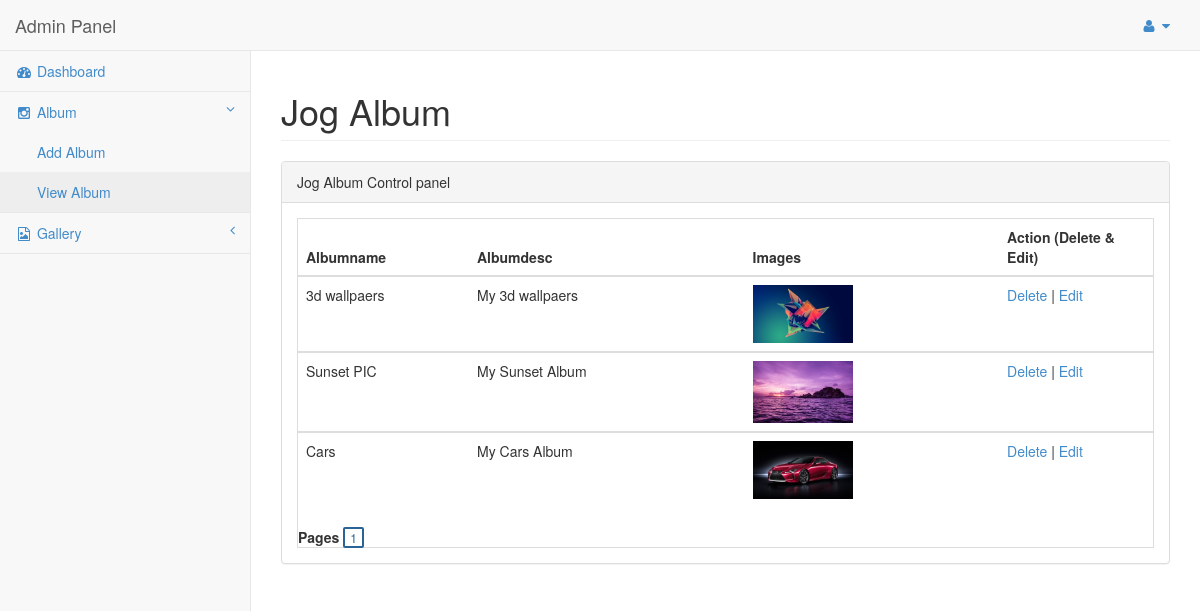
The page /admin/viewallalbums.php (signed in) on the database its author committed.
### tables this page shows
CREATE TABLE IF NOT EXISTS `tbl_album` (
  `albumid` int(10) NOT NULL AUTO_INCREMENT,
  `name` varchar(500) NOT NULL,
  `adesc` varchar(1000) NOT NULL,
  `image` varchar(500) NOT NULL,
  `date` datetime NOT NULL,
  `status` varchar(10) NOT NULL,
  PRIMARY KEY (`albumid`)
);

### admin/viewallalbums.php (the view, shortened to what this page needs)
<?php session_start();
if(isset($_SESSION['uname']))
{
?>
<?php include "header1.php"; ?>
<?php include "menu/amenu2.php"; ?>
<div id="page-wrapper">
            <div class="row">
                <div class="col-lg-12">
                    <h1 class="page-header">Jog Album</h1>
                </div>
            </div>
            <div class="row">
                <div class="col-lg-12">
                    <div class="panel panel-default">
                        <div class="panel-heading">
                         Jog Album Control panel
                        </div>
                        <div class="panel-body">
                           <div class="table-responsive table-bordered">
                           <?php
include"connect.php";
if (isset($_GET["page"])) { $page = $_GET["page"]; } else { $page=1; };
$start_from = ($page-1) * 20;
$sql = "select * from tbl_album where status='process' ORDER BY albumid DESC LIMIT $start_from, 20";
$rs_result = mysql_query ($sql,$con);
?>
                                <table class="table">
<thead>
                                        <tr>
                                            <th width="20%">Albumname</th>
                                                                                       <th>Albumdesc</th>
                                            <th>Images</th>
											<th colspan=2 width="18%">Action (Delete & Edit)</th>
                                        </tr>
                                    </thead>
<?php
while ($row = mysql_fetch_assoc($rs_result)) {
?>
<tbody>
                                        <tr>
                                            <td> <?php echo $row["name"]; ?> </td>
                                                                                        <td><?php echo $row["adesc"]; ?></td>
                                            <td><a href='achangeimage.php?key0=<?php echo  $row["albumid"];?>'><img src="acatch/<?php echo $row["image"]; ?>"  width="100px"/></a></td>
                                           <td><a href='albumdelete.php?key1=<?php echo $row["albumid"]; ?>'>Delete</a> | <a href = 'editalbum.php?key0=<?php echo $row["albumid"]; ?> &key1=<?php echo $row["name"]; ?> &key2=<?php echo $row["adesc"]; ?>&key3=<?php echo $row["image"]; ?> '>Edit</a>
                                        </tr>
										</tbody>
<?php
};
?>
</table>
<strong>Pages  </strong>
<?php
$sql = "SELECT COUNT(name) FROM tbl_album";
$rs_result = mysql_query($sql,$con);
$row = mysql_fetch_row($rs_result);
$total_records = $row[0];
$total_pages = ceil($total_records / 20);
for ($i=1; $i<=$total_pages; $i++) {
echo "<a href='viewallalbums.php?page=".$i."' class='navigation_item selected_navigation_item'>".$i."</a> ";
};
?>
                                </div>
                                </div>
                            </div>
                        </div>
                    </div>
                </div>
            </div>
<?php
}
else
{
header("location:login.php");
}
?>
</body>
</html>

### admin/css/sb-admin-2.css (style rules this page uses)
body { background-color: #f8f8f8; }
#page-wrapper { padding: 0 15px; min-height: 568px; background-color: #fff; }
@media (min-width:768px) { #page-wrapper { position: inherit; margin: 0 0 0 250px; padding: 0 30px; border-left: 1px solid #e7e7e7; } }

### admin/viewallalbums.php (style rules this page uses)
.navigation_item { padding: 0px 5px; background: #fff; text-decoration: none; color: #e3e3e3 !important; font-size: 12px; border: 2px solid #e3e3e3; border-radius: 1px; -webkit-transition: all 0.2s linear; -moz-transition: all 0.2s linear; -ms-transition: all 0.2s linear; -o-transition: all 0.2s linear; }
.navigation_item:hover,.selected_navigation_item { border: 2px solid #2A6496; border-radius: 2px; color: #2A6496 !important; background: #fff; }

### rows shown on the page
tbl_album: name "3d wallpaers", adesc "My 3d wallpaers", image (picture)
tbl_album: name "Sunset PIC", adesc "My Sunset Album", image (picture)
tbl_album: name "Cars", adesc "My Cars Album", image (picture)
